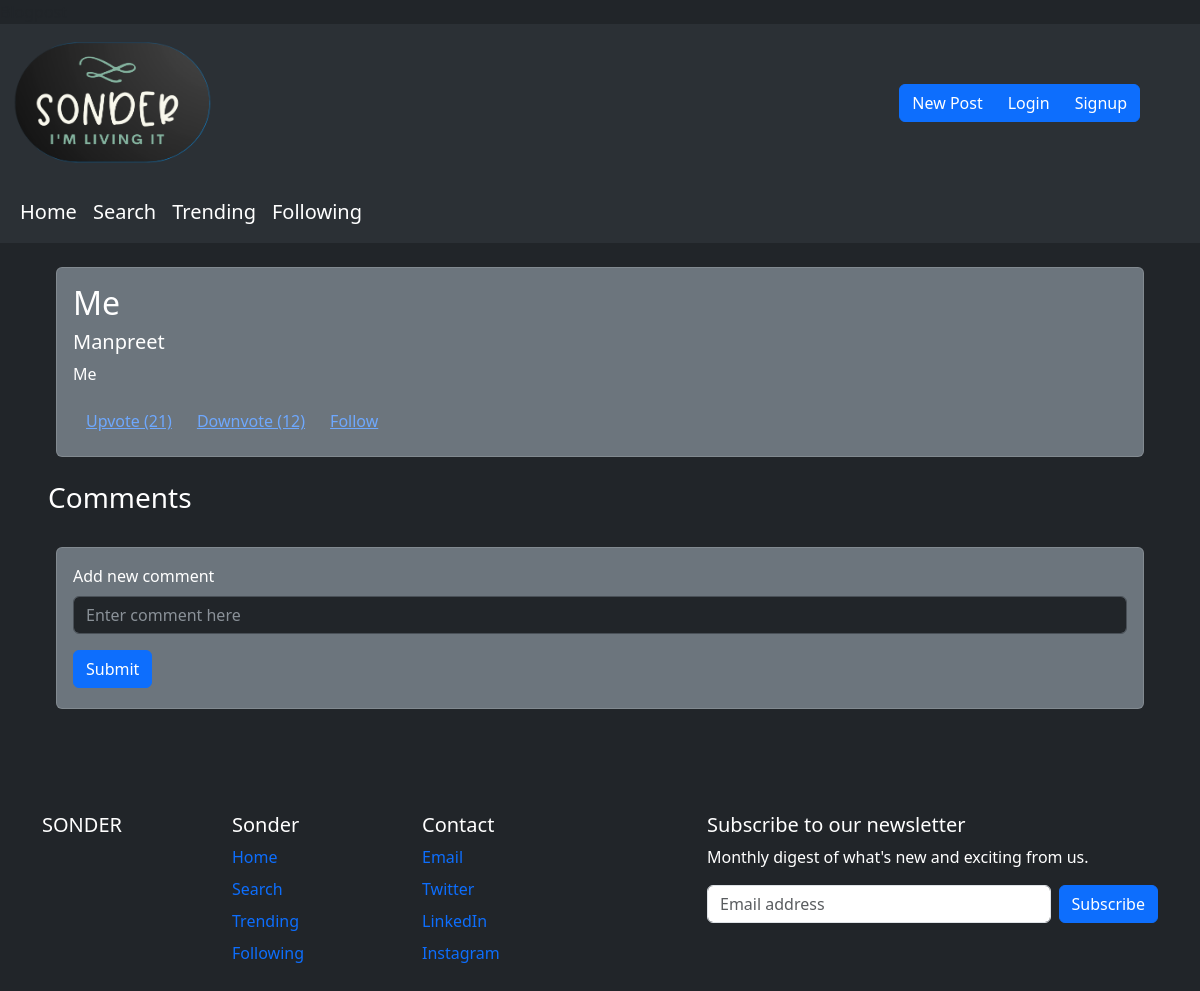
/4, run on the app's committed database.
### tables this page shows
CREATE TABLE posts (
    id INTEGER PRIMARY KEY AUTOINCREMENT,
    created TIMESTAMP NOT NULL DEFAULT CURRENT_TIMESTAMP,
    title TEXT NOT NULL,
    content TEXT NOT NULL,
    author TEXT NOT NULL
);

### app.py (the view)
@app.route('/<string:username>')
def byauthor(username):
    conn = get_db_connection()
    blogs = conn.execute('SELECT * FROM posts WHERE author = ?', (username,)).fetchall()
    return render_template('byauthor.html', username=username, blogs=blogs)

### app.py (called while the page is built, shortened)
def get_db_connection():
    conn = sqlite3.connect('database.db')
    conn.row_factory = sqlite3.Row
    return conn

def getPost(postId):
    conn = get_db_connection()
    post = conn.execute('SELECT * FROM posts WHERE id = ?', (postId,)).fetchone()
    conn.close()
    if post is None:
        abort(404)
    return post

def getComments(postId):
    conn = get_db_connection()
    comments = conn.execute('SELECT * FROM comments WHERE post_id = ?', (postId,)).fetchall()
    conn.close()
    if comments is None:
        return {}
    return comments

@app.route('/<int:postId>', methods=('GET', 'POST'))
def viewPost(postId):
    post = getPost(postId)
    comments = getComments(postId)
    return render_template('blogpost.html', posts=post, comments=comments)

### templates/blogpost.html (shortened to what this page needs)
{% extends 'base.html' %}
{% block body %}
      <div class="d-grid gap-3">
        <div class="p-2 bg-dark text-white mx-5 mt-3" data-bs-theme="dark">
            <div class="card bg-secondary text-white" data-bs-theme = "dark">
                <div class="card-body">
                  <h2 class="card-title">{{posts.title}}</h2>
                  <h5> {{posts.author}} </h5>
                  <p class="card-text">{{posts.content}}</p>
                  <div class="btn-group" role="group" aria-label="Basic outlined example">
                    <button type="button" class="btn btn-link">Upvote (21)</button>
                    <button type="button" class="btn btn-link">Downvote (12)</button>
                    <button type="button" class="btn btn-link">Follow</button>
                  </div>
                </div>
              </div>
        </div>
        <div><h3 class = "text-white mx-5">Comments</h3></div>
        <div class="p-2 bg-dark text-white mx-5" data-bs-theme="dark">
          <div class="card bg-secondary text-white" data-bs-theme = "dark">
          <div class="card-body">
        {%if session['username']%}
        <form method="post">
        <div class="mb-3">
          <label for="exampleInputComment1" class="form-label text-white">Add new comment</label>
          <input type="text" class="form-control" id="exampleInputComment1" placeholder="Enter comment here" name="content"></input>
        </div>
        <button type="submit" class="btn btn-primary mb-1">Submit</button>
        </form>
        {%else%}
        <div class="mb-3">
          <label for="exampleInputComment1" class="form-label text-white">Add new comment</label>
          <input type="text" class="form-control" id="exampleInputComment1" placeholder="Enter comment here" name="content"></input>
        </div>
        <button onclick="location.href='/login'" type="submit" class="btn btn-primary mb-1">Submit</button>
        {%endif%}
    </div>
  </div>
</div>
      </div>
{% endblock %}

### data on the page
posts: title "Me", author "Manpreet", content "Me"
